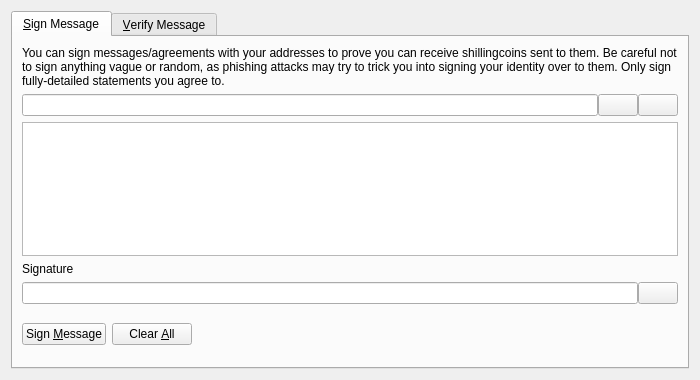
<?xml version="1.0" encoding="UTF-8"?>
<ui version="4.0">
 <class>SignVerifyMessageDialog</class>
 <widget class="QDialog" name="SignVerifyMessageDialog">
  <property name="geometry">
   <rect>
    <x>0</x>
    <y>0</y>
    <width>700</width>
    <height>380</height>
   </rect>
  </property>
  <property name="windowTitle">
   <string>Signatures - Sign / Verify a Message</string>
  </property>
  <property name="modal">
   <bool>true</bool>
  </property>
  <layout class="QVBoxLayout" name="verticalLayout">
   <item>
    <widget class="QTabWidget" name="tabWidget">
     <property name="currentIndex">
      <number>0</number>
     </property>
     <widget class="QWidget" name="tabSignMessage">
      <attribute name="title">
       <string>&amp;Sign Message</string>
      </attribute>
      <layout class="QVBoxLayout" name="verticalLayout_SM">
       <item>
        <widget class="QLabel" name="infoLabel_SM">
         <property name="text">
          <string>You can sign messages/agreements with your addresses to prove you can receive shillingcoins sent to them. Be careful not to sign anything vague or random, as phishing attacks may try to trick you into signing your identity over to them. Only sign fully-detailed statements you agree to.</string>
         </property>
         <property name="textFormat">
          <enum>Qt::PlainText</enum>
         </property>
         <property name="wordWrap">
          <bool>true</bool>
         </property>
        </widget>
       </item>
       <item>
        <layout class="QHBoxLayout" name="horizontalLayout_1_SM">
         <property name="spacing">
          <number>0</number>
         </property>
         <item>
          <widget class="QValidatedLineEdit" name="addressIn_SM">
           <property name="toolTip">
            <string>The Shillingcoin address to sign the message with</string>
           </property>
          </widget>
         </item>
         <item>
          <widget class="QPushButton" name="addressBookButton_SM">
           <property name="toolTip">
            <string>Choose previously used address</string>
           </property>
           <property name="text">
            <string/>
           </property>
           <property name="icon">
            <iconset resource="../bitcoin.qrc">
             <normaloff>:/icons/address-book</normaloff>:/icons/address-book</iconset>
           </property>
           <property name="shortcut">
            <string>Alt+A</string>
           </property>
           <property name="autoDefault">
            <bool>false</bool>
           </property>
          </widget>
         </item>
         <item>
          <widget class="QPushButton" name="pasteButton_SM">
           <property name="toolTip">
            <string>Paste address from clipboard</string>
           </property>
           <property name="text">
            <string/>
           </property>
           <property name="icon">
            <iconset resource="../bitcoin.qrc">
             <normaloff>:/icons/editpaste</normaloff>:/icons/editpaste</iconset>
           </property>
           <property name="shortcut">
            <string>Alt+P</string>
           </property>
           <property name="autoDefault">
            <bool>false</bool>
           </property>
          </widget>
         </item>
        </layout>
       </item>
       <item>
        <widget class="QPlainTextEdit" name="messageIn_SM">
         <property name="toolTip">
          <string>Enter the message you want to sign here</string>
         </property>
        </widget>
       </item>
       <item>
        <widget class="QLabel" name="signatureLabel_SM">
         <property name="text">
          <string>Signature</string>
         </property>
         <property name="textFormat">
          <enum>Qt::PlainText</enum>
         </property>
        </widget>
       </item>
       <item>
        <layout class="QHBoxLayout" name="horizontalLayout_2_SM">
         <property name="spacing">
          <number>0</number>
         </property>
         <item>
          <widget class="QLineEdit" name="signatureOut_SM">
           <property name="font">
            <font>
             <italic>true</italic>
            </font>
           </property>
           <property name="readOnly">
            <bool>true</bool>
           </property>
          </widget>
         </item>
         <item>
          <widget class="QPushButton" name="copySignatureButton_SM">
           <property name="toolTip">
            <string>Copy the current signature to the system clipboard</string>
           </property>
           <property name="text">
            <string/>
           </property>
           <property name="icon">
            <iconset resource="../bitcoin.qrc">
             <normaloff>:/icons/editcopy</normaloff>:/icons/editcopy</iconset>
           </property>
           <property name="autoDefault">
            <bool>false</bool>
           </property>
          </widget>
         </item>
        </layout>
       </item>
       <item>
        <layout class="QHBoxLayout" name="horizontalLayout_3_SM">
         <item>
          <widget class="QPushButton" name="signMessageButton_SM">
           <property name="toolTip">
            <string>Sign the message to prove you own this Shillingcoin address</string>
           </property>
           <property name="text">
            <string>Sign &amp;Message</string>
           </property>
           <property name="icon">
            <iconset resource="../bitcoin.qrc">
             <normaloff>:/icons/edit</normaloff>:/icons/edit</iconset>
           </property>
           <property name="autoDefault">
            <bool>false</bool>
           </property>
          </widget>
         </item>
         <item>
          <widget class="QPushButton" name="clearButton_SM">
           <property name="toolTip">
            <string>Reset all sign message fields</string>
           </property>
           <property name="text">
            <string>Clear &amp;All</string>
           </property>
           <property name="icon">
            <iconset resource="../bitcoin.qrc">
             <normaloff>:/icons/remove</normaloff>:/icons/remove</iconset>
           </property>
           <property name="autoDefault">
            <bool>false</bool>
           </property>
          </widget>
         </item>
         <item>
          <spacer name="horizontalSpacer_1_SM">
           <property name="orientation">
            <enum>Qt::Horizontal</enum>
           </property>
           <property name="sizeHint" stdset="0">
            <size>
             <width>40</width>
             <height>48</height>
            </size>
           </property>
          </spacer>
         </item>
         <item>
          <widget class="QLabel" name="statusLabel_SM">
           <property name="font">
            <font>
             <weight>75</weight>
             <bold>true</bold>
            </font>
           </property>
           <property name="text">
            <string/>
           </property>
           <property name="wordWrap">
            <bool>true</bool>
           </property>
          </widget>
         </item>
         <item>
          <spacer name="horizontalSpacer_2_SM">
           <property name="orientation">
            <enum>Qt::Horizontal</enum>
           </property>
           <property name="sizeHint" stdset="0">
            <size>
             <width>40</width>
             <height>48</height>
            </size>
           </property>
          </spacer>
         </item>
        </layout>
       </item>
      </layout>
     </widget>
     <widget class="QWidget" name="tabVerifyMessage">
      <attribute name="title">
       <string>&amp;Verify Message</string>
      </attribute>
      <layout class="QVBoxLayout" name="verticalLayout_VM">
       <item>
        <widget class="QLabel" name="infoLabel_VM">
         <property name="text">
          <string>Enter the receiver's address, message (ensure you copy line breaks, spaces, tabs, etc. exactly) and signature below to verify the message. Be careful not to read more into the signature than what is in the signed message itself, to avoid being tricked by a man-in-the-middle attack. Note that this only proves the signing party receives with the address, it cannot prove sendership of any transaction!</string>
         </property>
         <property name="textFormat">
          <enum>Qt::PlainText</enum>
         </property>
         <property name="alignment">
          <set>Qt::AlignLeading|Qt::AlignLeft|Qt::AlignTop</set>
         </property>
         <property name="wordWrap">
          <bool>true</bool>
         </property>
        </widget>
       </item>
       <item>
        <layout class="QHBoxLayout" name="horizontalLayout_1_VM">
         <property name="spacing">
          <number>0</number>
         </property>
         <item>
          <widget class="QValidatedLineEdit" name="addressIn_VM">
           <property name="toolTip">
            <string>The Shillingcoin address the message was signed with</string>
           </property>
          </widget>
         </item>
         <item>
          <widget class="QPushButton" name="addressBookButton_VM">
           <property name="toolTip">
            <string>Choose previously used address</string>
           </property>
           <property name="text">
            <string/>
           </property>
           <property name="icon">
            <iconset resource="../bitcoin.qrc">
             <normaloff>:/icons/address-book</normaloff>:/icons/address-book</iconset>
           </property>
           <property name="shortcut">
            <string>Alt+A</string>
           </property>
           <property name="autoDefault">
            <bool>false</bool>
           </property>
          </widget>
         </item>
        </layout>
       </item>
       <item>
        <widget class="QPlainTextEdit" name="messageIn_VM"/>
       </item>
       <item>
        <widget class="QValidatedLineEdit" name="signatureIn_VM"/>
       </item>
       <item>
        <layout class="QHBoxLayout" name="horizontalLayout_2_VM">
         <item>
          <widget class="QPushButton" name="verifyMessageButton_VM">
           <property name="toolTip">
            <string>Verify the message to ensure it was signed with the specified Shillingcoin address</string>
           </property>
           <property name="text">
            <string>Verify &amp;Message</string>
           </property>
           <property name="icon">
            <iconset resource="../bitcoin.qrc">
             <normaloff>:/icons/transaction_0</normaloff>:/icons/transaction_0</iconset>
           </property>
           <property name="autoDefault">
            <bool>false</bool>
           </property>
          </widget>
         </item>
         <item>
          <widget class="QPushButton" name="clearButton_VM">
           <property name="toolTip">
            <string>Reset all verify message fields</string>
           </property>
           <property name="text">
            <string>Clear &amp;All</string>
           </property>
           <property name="icon">
            <iconset resource="../bitcoin.qrc">
             <normaloff>:/icons/remove</normaloff>:/icons/remove</iconset>
           </property>
           <property name="autoDefault">
            <bool>false</bool>
           </property>
          </widget>
         </item>
         <item>
          <spacer name="horizontalSpacer_1_VM">
           <property name="orientation">
            <enum>Qt::Horizontal</enum>
           </property>
           <property name="sizeHint" stdset="0">
            <size>
             <width>40</width>
             <height>48</height>
            </size>
           </property>
          </spacer>
         </item>
         <item>
          <widget class="QLabel" name="statusLabel_VM">
           <property name="font">
            <font>
             <weight>75</weight>
             <bold>true</bold>
            </font>
           </property>
           <property name="text">
            <string/>
           </property>
           <property name="wordWrap">
            <bool>true</bool>
           </property>
          </widget>
         </item>
         <item>
          <spacer name="horizontalSpacer_2_VM">
           <property name="orientation">
            <enum>Qt::Horizontal</enum>
           </property>
           <property name="sizeHint" stdset="0">
            <size>
             <width>40</width>
             <height>48</height>
            </size>
           </property>
          </spacer>
         </item>
        </layout>
       </item>
      </layout>
     </widget>
    </widget>
   </item>
  </layout>
 </widget>
 <customwidgets>
  <customwidget>
   <class>QValidatedLineEdit</class>
   <extends>QLineEdit</extends>
   <header>qt/qvalidatedlineedit.h</header>
  </customwidget>
 </customwidgets>
 <resources>
  <include location="../bitcoin.qrc"/>
 </resources>
 <connections/>
</ui>
